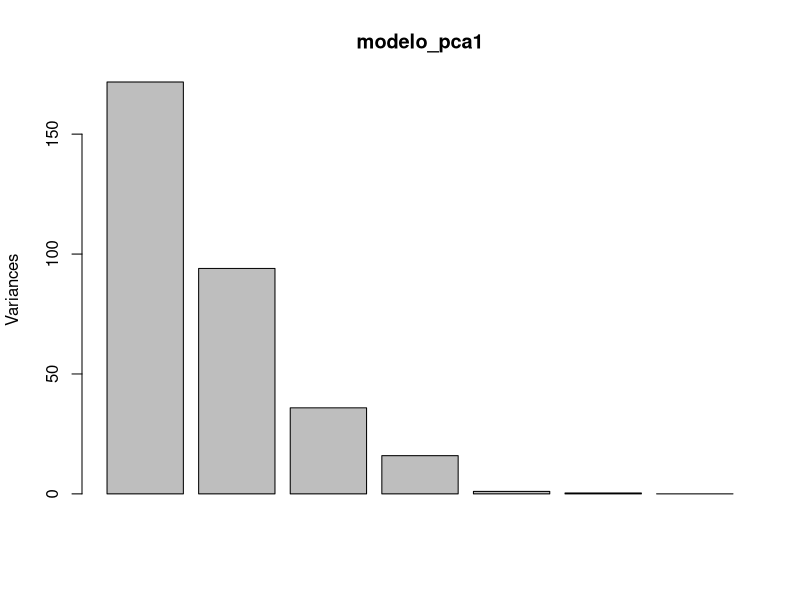
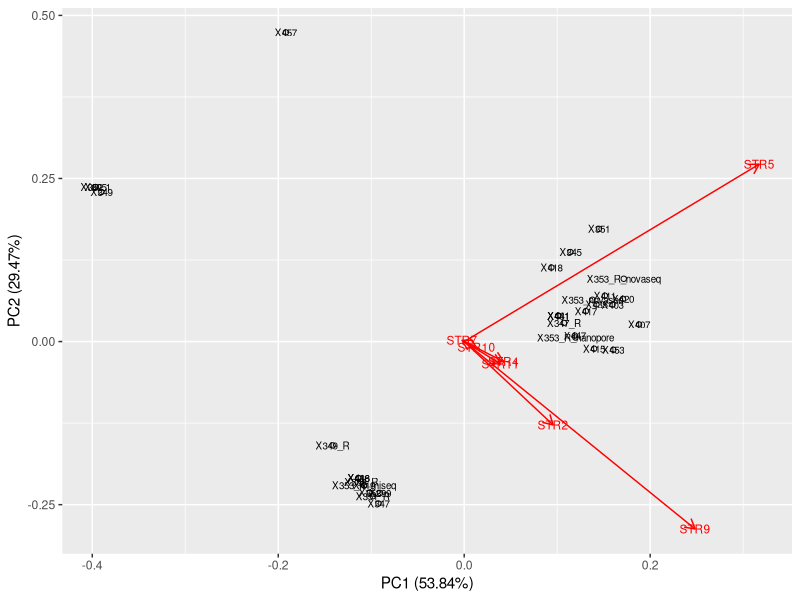
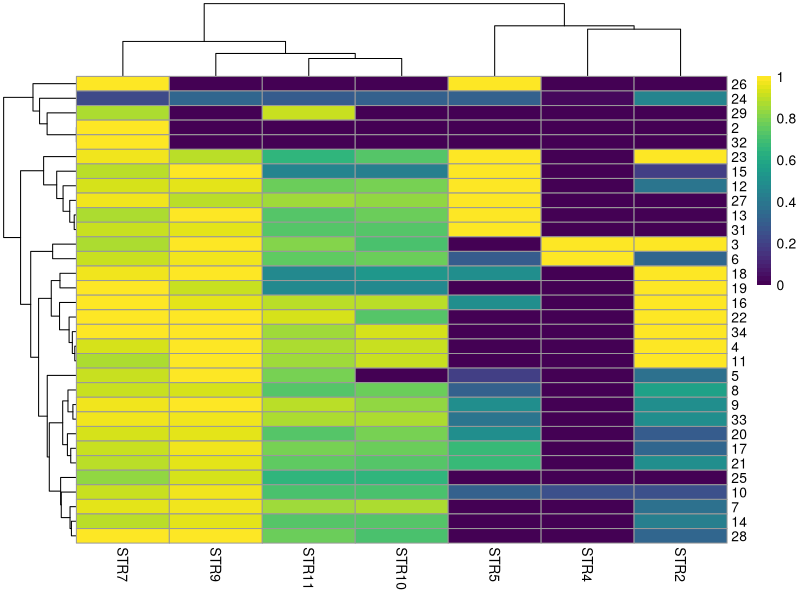
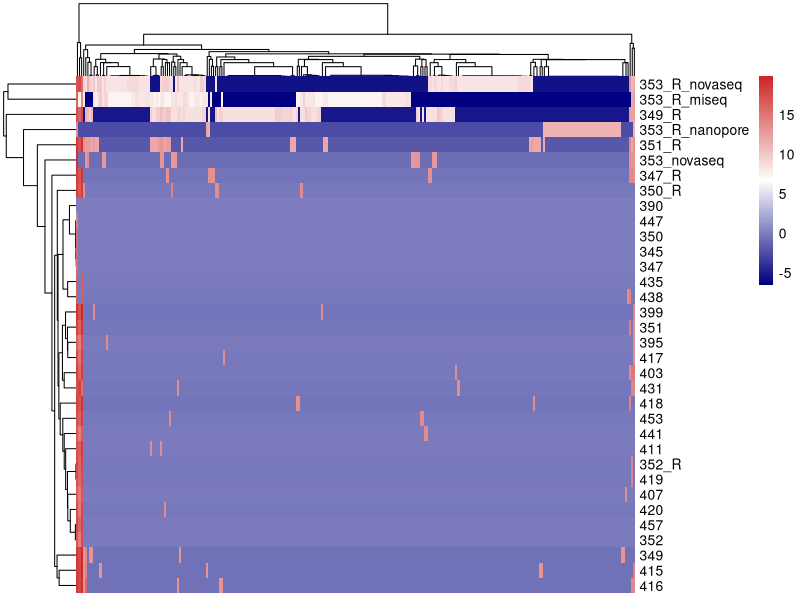
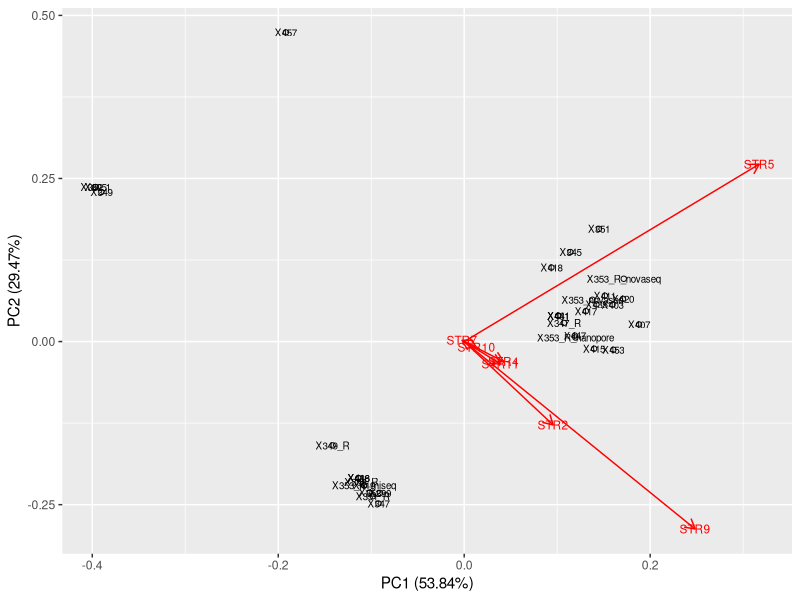
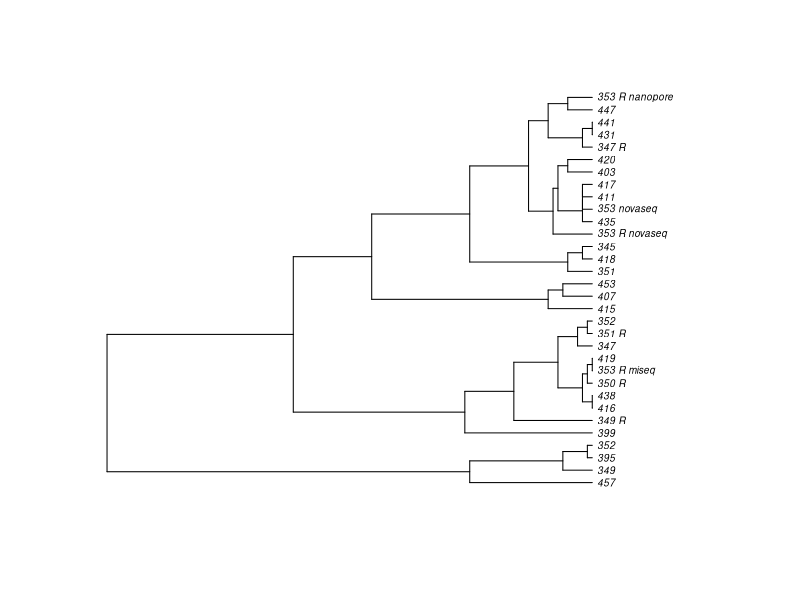
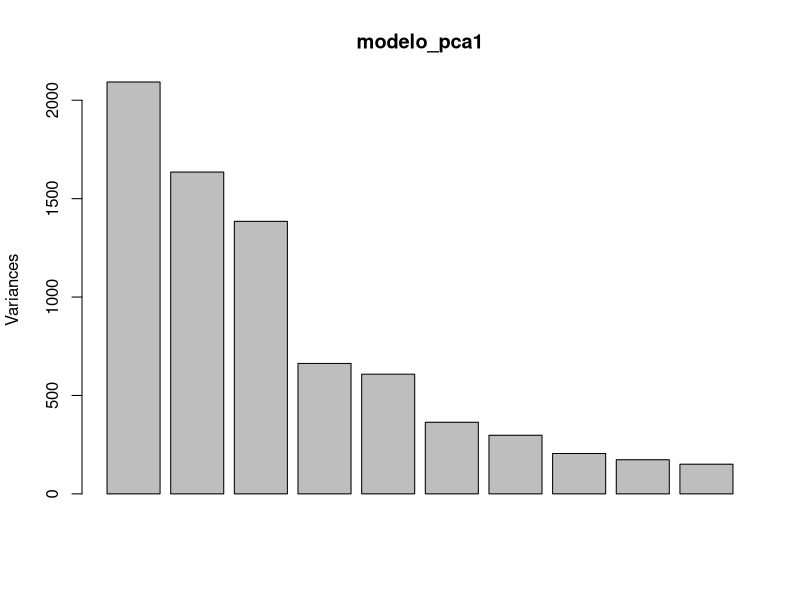
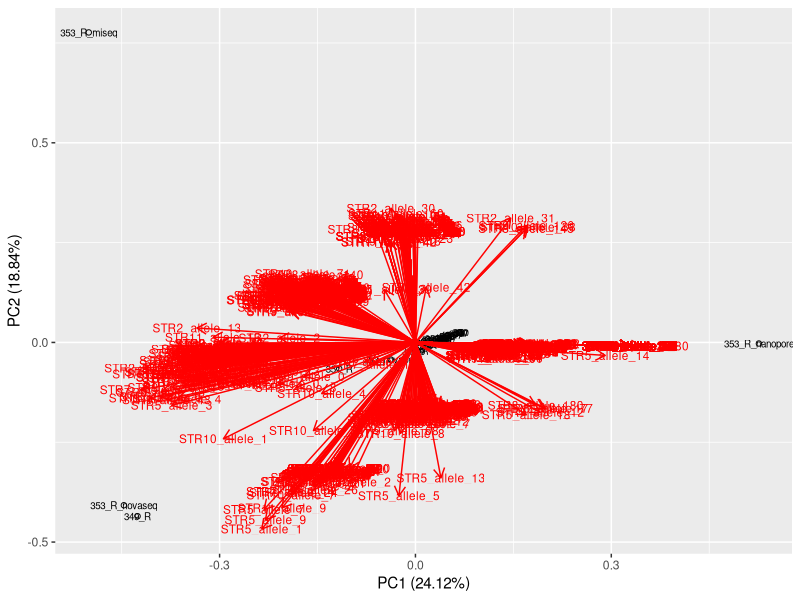

Here is the R script that generated these plots, in order: (Note: this script raises an error after producing the figures.)
#!/usr/bin/env Rscript

# library -------

library(plyr, quietly = TRUE, warn.conflicts = FALSE)
library(dplyr, quietly = TRUE, warn.conflicts = FALSE)
library(tidyr, quietly = TRUE, warn.conflicts = FALSE)
library(ggplot2, quietly = TRUE, warn.conflicts = FALSE)
library(forcats, quietly = TRUE, warn.conflicts = FALSE)
library(gridExtra, quietly = TRUE, warn.conflicts = FALSE)
library(reshape2, quietly = TRUE, warn.conflicts = FALSE)
library(ggfortify, quietly = TRUE, warn.conflicts = FALSE)
library(pheatmap, quietly = TRUE, warn.conflicts = FALSE)
library(viridis, quietly = TRUE, warn.conflicts = FALSE)
library(ape, quietly = TRUE, warn.conflicts = FALSE)
library(vegan, quietly = TRUE, warn.conflicts = FALSE)
library(stringr, quietly = TRUE, warn.conflicts = FALSE)

# utilidades
# indx <- sapply(numeric_datos, is.factor)
# numeric_datos[indx] <- lapply(numeric_datos[indx], function(x) as.numeric(as.character(x)))
#`%notin%` <- Negate(`%in%`)

# data 01 - alelos + frecuentes para cada muestra y STR
mfalleles <- read.csv2("01-most_frequent_alleles_seqs.tsv", sep = "\t", header = T)
long_mfalleles <- melt(mfalleles, id.var = c("X"))
colnames(long_mfalleles) <- c("samples", "STR", "Alelles")

# calculo del 80%
table_percNone <- function(in_str, in_sample) {
    id_str <- unique(as.character(in_str))
    matrix_str_n <- matrix(0, nrow = length(id_str), ncol = 2)
    for (i in 1:length(id_str)) {
        df_tmp <- long_mfalleles[long_mfalleles$STR == id_str[i] & long_mfalleles$Alelles == "None", ]
        if (identical(df_tmp$sample, character(0))) {
            matrix_str_n[i, 1] <- id_str[i]
            matrix_str_n[i, 2] <- 0
        } else {
            matrix_str_n[i, 1] <- id_str[i]
            matrix_str_n[i, 2] <- round(as.numeric(dim(df_tmp)[1]) / 34, 2)
        }
    }
    id_sample <- unique(as.character(in_sample))
    matrix_sample_n <- matrix(0, nrow = length(id_sample), ncol = 2)
    for (i in 1:length(id_sample)) {
        df_tmp <- as.matrix(mfalleles[mfalleles$X == id_sample[i], ])
        matrix_sample_n[i, 1] <- id_sample[i]
        matrix_sample_n[i, 2] <- round(as.numeric(table(df_tmp[1, ] == "None")[2]) / 10, 2)
    }

    df_str_none <- data.frame(
        STR = as.character(matrix_str_n[, 1]),
        PerNone = as.numeric(matrix_str_n[, 2])
    )
    print(df_str_none)

    df_sample_none <- data.frame(
        samples = as.character(matrix_sample_n[, 1]),
        PerNone = as.numeric(matrix_sample_n[, 2])
    )
    print(df_sample_none)
}

table_percNone(long_mfalleles$STR, long_mfalleles$samples)

# Eliminamos el STR3, STR1, STR4
# Eliminamos las muestras 390, 350

mf_filter <- mfalleles[-c(1, 30), -c(3, 5, 6)]
long_mf_filter <- melt(mf_filter, id.var = c("X"))
colnames(long_mf_filter) <- c("samples", "STR", "alelles")
long_mf_filter$alelles <- as.numeric(as.factor(long_mf_filter$alelles))

wide_mf_filter <- as.data.frame(pivot_wider(long_mf_filter, names_from = "STR", values_from = "alelles", id_cols = "samples"))
matrix_mf_filter <- as.matrix(wide_mf_filter[, -1])
nombres <- c(
    "395",          "399",          "353_R_miseq", "403",
    "407",          "351_R",          "347_R", "411",
    "415",          "416",          "417", "418",
    "419",          "420",          "353_novaseq", "431",
    "435",          "438",          "353_R_novaseq", "441",
    "352",          "447",          "453", "349_R",
    "457",          "345",          "347", "349",
    "351",          "352",          "353_R_nanopore", "350_R"
)
row.names(matrix_mf_filter) <- as.character(nombres)

# PCA
modelo_pca1 <- prcomp(matrix_mf_filter, scale = FALSE)
plot(modelo_pca1)
summary(modelo_pca1)

autoplot(modelo_pca1, loadings.label = TRUE, loadings.label.size = 3, loadings = TRUE, shape = T, label = T, label.size = 2.5)
ggsave("../plots/pca_str_samples.png", width = 18, height = 18, dpi = 300, units = c("cm"))

# Hclustering

## Matriz de distancias
dist_mf_filter <- dist(matrix_mf_filter, method = "manhattan")
## Clúster jerárquico
hc_mf_filter <- hclust(dist_mf_filter)

## Dendrograma
png(file = "C:/Users/alber/Desktop/Desarrollo/Monkey-Pox-STR/plots/str_hclust.png", height = 400, width = 500)
plot(as.phylo(hc_mf_filter), cex = 0.6, label.offset = 0.5)
dev.off()

# data 02 - alelos + frecuentes para cada muestra y STR
afalleles <- read.csv2("bin/02-most_frequent_alleles_freqs.tsv", sep = ",", header = T)
af_filter <- afalleles[-c(1, 30), -c(3, 5, 6)]
matrix_af <- af_filter[, -1]

indx <- sapply(matrix_af, is.character)
matrix_af[indx] <- lapply(matrix_af[indx], function(x) as.numeric(as.character(x)))

# heatmap
pheatmap(matrix_af, show_rownames = T, show_colnames = T, color = viridis(50))

# CLR data
supportclr <- read.csv2("bin/06-all_alleles_supporting_reads_CLR.tsv", sep = "\t", header = T)
muestras <- as.character(supportclr[, 1])
matrix_sp <- supportclr[, -1]

indx <- sapply(matrix_sp, is.character)
matrix_sp[indx] <- lapply(matrix_sp[indx], function(x) as.numeric(x))
row.names(matrix_sp) <- muestras

# realizamos un heatmap por cada STR
long_sp <- melt(supportclr, id.var = c("X"))
colnames(long_sp) <- c("samples", "STR", "CLR")
data_sep_sp <- long_sp %>% separate(STR, c("STR", "alelle", "id"), sep = "_")
df_sep_sp <- data.frame(
    sample = data_sep_sp[, 1],
    STR_alelles = long_sp$STR,
    STR = data_sep_sp$STR,
    CLR = data_sep_sp$CLR
)

# negative
`%notin%` <- Negate(`%in%`)

# Filtrar por los STR mayores del 80% de None
str_mayor80 <- c("STR3", "STR1", "STR4")
df_sep_sp_filter <- df_sep_sp[df_sep_sp$STR %notin% str_mayor80, ]

# heatmap

id_str <- unique(df_sep_sp_filter$STR)
for (i in 1:length(id_str)) {
    tmp_df <- df_sep_sp[df_sep_sp_filter$STR == id_str[i], ]
    alelos_tmp <- as.character(unique(tmp_df$STR_alelles))
    color_tmp <- colorRampPalette(c("navy", "white", "firebrick3"))(length(alelos_tmp))
    tmp_df_wide <- data.frame(pivot_wider(tmp_df, names_from = "STR_alelles", values_from = "CLR", id_cols = "sample"))
    tmp_matrix <- tmp_df_wide[, -1]
    rownames(tmp_matrix) <- muestras
    indx <- sapply(tmp_matrix, is.character) # transform to numeric
    tmp_matrix[indx] <- lapply(tmp_matrix[indx], function(x) as.numeric(x))
    nombre_str <- as.character(id_str[i])
    ruta <- paste0("/home/alberto.lema/Documents/Desarrollo/Monkey-Pox-analysis/plots/", nombre_str, ".png")
    # heatmap by STR
    png(file = ruta, width = 600, height = 350)
    pheatmap(tmp_matrix, show_rownames = T, show_colnames = F, color = color_tmp)
    dev.off()
}

# prueba con STR11

df_str11 <- df_sep_sp[df_sep_sp$STR == "STR11", ]
alelos_str11 <- as.character(unique(df_str11$STR_alelles))
color_str11 <- colorRampPalette(c("navy", "white", "firebrick3"))(length(alelos_str11))

png(file = "/home/alberto.lema/Documents/Desarrollo/Monkey-Pox-analysis/plots/STR11_prueba.png", width = 600, height = 350)
pheatmap(tmp_matrix, show_rownames = T, show_colnames = F, color = color_str11)
dev.off()

df_wide_full <- data.frame(pivot_wider(df_sep_sp, names_from = "STR_alelles", values_from = "CLR", id_cols = "sample"))
full_matrix <- df_wide_full[, -1]
rownames(full_matrix) <- muestras
indx <- sapply(full_matrix, is.character) # transform to numeric
full_matrix[indx] <- lapply(full_matrix[indx], function(x) as.numeric(x))

modelo_pca1 <- prcomp(full_matrix, scale = FALSE)
plot(modelo_pca1)
summary(modelo_pca1)

autoplot(modelo_pca1, loadings.label = TRUE, loadings.label.size = 3, loadings = TRUE, shape = T, label = T, label.size = 2.5)
ggsave("plots/pca_str_samples.png", width = 18, height = 18, dpi = 300, units = c("cm"))

# PCA
modelo_pca1 <- prcomp(matrix_sp, scale = FALSE)
plot(modelo_pca1)
summary(modelo_pca1)

# Plot PCA

autoplot(modelo_pca1, loadings.label = TRUE, loadings.label.size = 3, loadings = TRUE, shape = T, label = T, label.size = 2.5)
ggsave("plots/pca_str_samples.png", width = 18, height = 18, dpi = 300, units = c("cm"))

# Fitting Hierarchical clustering Model
# to training dataset
set.seed(240)
hier_cl <- hclust(matrix_sp, method = "average")

# Plotting dendrogram
png(file = "C:/Users/alber/Desktop/Desarrollo/Monkey-Pox-STR/plots/hierclust.png", width = 600, height = 350)
plot(hier_cl)
dev.off()

# intento de analizar con vegan package
dsupport <- read.csv2("05-all_alleles_supporting_reads.tsv", sep = "\t", header = T)
head(dsupport)
#filtro 80
long_dsup <- melt(dsupport, id.var = c("X"))
colnames(long_dsup) <- c("samples", "STR", "alelles")
long_dsup$strclass<- as.character(str_split(long_dsup$samples, "_", simplify = T)[,1])
filtro_str<- dsup_filter[dsup_filter$strclass %notin% c("STR3", "STR1", "STR4"), ]
filtro_samples<- filtro_str[filtro_str$STR %notin% c("X350.0", "X390.0"), ]
filter_dsup<- filtro_samples
filter_w_dsup<- as.data.frame(pivot_wider(filter_dsup, names_from = "STR", values_from = "alelles", id_cols = "samples"))

nombres_alelle<- as.character(filter_w_dsup$samples)
matrix_sup<- filter_w_dsup[,-1]
indx <- sapply(matrix_sup, is.character)
matrix_sup[indx] <- lapply(matrix_sup[indx], function(x) as.numeric(x))
nombres_samples<-c(
"S_395"    ,      "S_399"    ,      "S_353_R_miseq"    ,"S_403",
"S_407"    ,      "S_351_R"    ,      "S_347_R"          ,"S_411",
"S_415"    ,      "S_416"    ,      "S_417"          ,"S_418",
"S_419"    ,      "S_420"    ,      "S_353_novaseq"    ,"S_431",
"S_435"    ,      "S_438"    ,      "S_353_R_novaseq"  ,"S_441",
"S_352_R"    ,      "S_447"    ,      "S_453"          ,"S_349_R",
"S_457"    ,      "S_345"    ,      "S_347"          ,"S_349",
"S_351"    ,      "S_352"    ,      "S_353_R_nanopore" ,"S_350_R"
)
colnames(matrix_sup)<- nombres_samples

#MetaMDS
ord_str <- metaMDS(matrix_sup)
plot(ord_str, type = "n")
points(ord_str, display = "sites", cex = 0.8, pch=21, col="red", bg="yellow")
text(ord_str, display = "spec", cex=0.7, col="blue")
